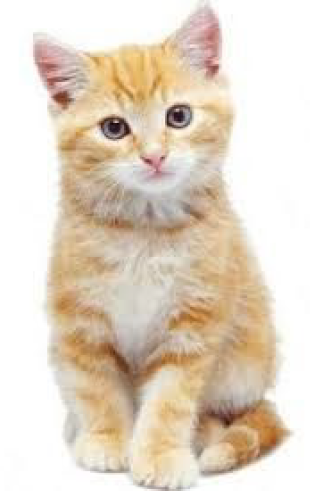
#> input picture Dhruv Submissions/Capture.PNG, 310 x 495 px, found by its file name
$ python HOG_.py   (older library calls are emulated)
#> lines starting #> are read from the running program, lines starting #| are printed output that depends on the picture
import matplotlib.pyplot as plt
import cv2
from skimage.feature import hog
from skimage import data, exposure


image = cv2.imread("Capture.PNG",1)
#> image is the input picture: shape (495, 310, 3); mean B, G, R 197.1, 213.7, 227.2
print(image)
#> (printed output is left out)

fd, hog_image = hog(image, orientations=8, pixels_per_cell=(16, 16),
                    cells_per_block=(1, 1), visualize=True, multichannel=True)
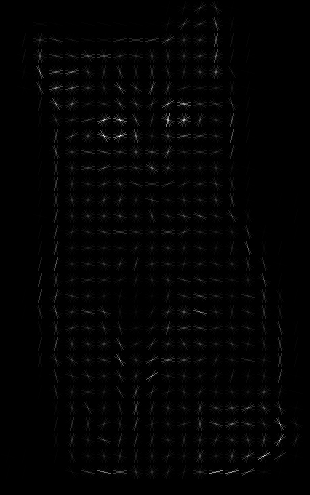
#> hog_image: shape (495, 310) float64; min 0, max 33.28, mean 0.4; drawn with min black and max white
#> fd = 4560 values, max 1 at index 196, min 0 at index 0, mean 0.264

fig, (ax1, ax2) = plt.subplots(1, 2, figsize=(8, 4), sharex=True, sharey=True)

ax1.axis('off')
ax1.imshow(image, cmap=plt.cm.gray)
ax1.set_title('Input image')

ax2.hist(image.ravel(), lw=0, bins=256)
ax2.set_xlim(0, image.max())
ax2.set_yticks([])

plt.show()
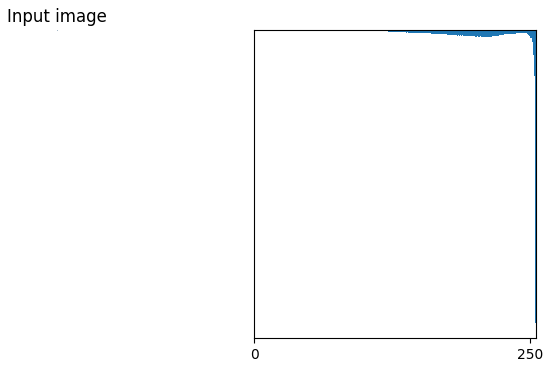
#> figure drawn by matplotlib, 2 panels; B, G, R data is drawn as R, G, B

# Rescale histogram for better display
hog_image_rescaled = exposure.rescale_intensity(hog_image, in_range=(0, 10))
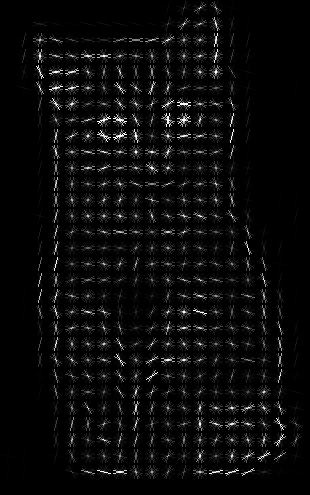
#> hog_image_rescaled: shape (495, 310) float64; min 0, max 1, mean 0.0428

ax2.axis('off')
ax2.imshow(hog_image_rescaled, cmap=plt.cm.gray)
ax2.set_title('Histogram of Oriented Gradients')
plt.show()
